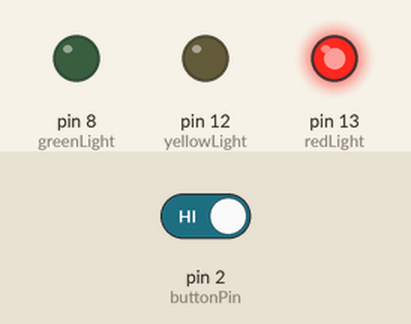
Bench run of a sketch on a simulated Arduino Uno, built with avr-gcc and run on an emulated ATmega328P. On the bench: output pins drawn as LEDs (lit = HIGH). Inputs (shaded band) come from the test bench; at power-on: pin 2 (buttonPin) HIGH.

Above: at 10.8 s.
10.9 s: pin 2 (buttonPin) driven LOW
At 16.3 s:
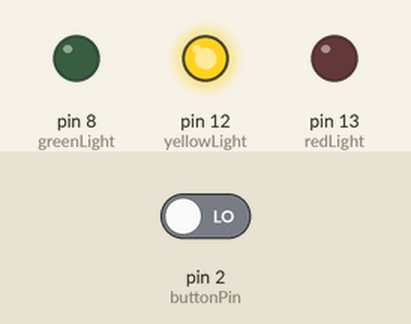
21.4 s: pin 2 (buttonPin) driven HIGH
At 27.4 s:
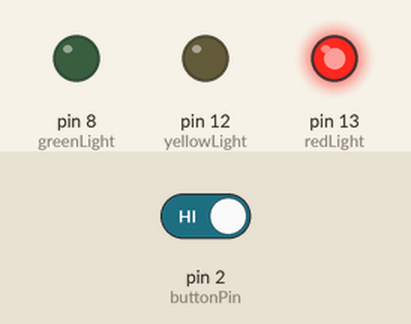
Timing chart, 0 to 28.9 s (numbered marks = the images above; inputs shaded):
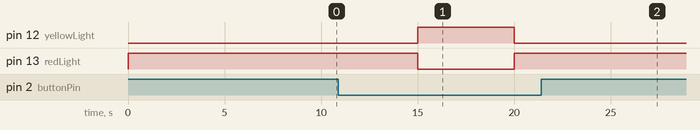

Measured:
- after the input at 10.9 s, pin 12 (yellowLight): LOW → HIGH after 4.1 s, → LOW 5.0 s later; pin 13 (redLight): HIGH → LOW after 4.1 s, → HIGH 5.0 s later
- after the input at 21.4 s, pin 8 (greenLight): stays LOW (without the input it goes to HIGH after 3.6 s); pin 12 (yellowLight): stays LOW (without the input it goes to HIGH after 8.6 s); pin 13 (redLight): stays HIGH (without the input it goes to LOW after 3.6 s)

The sketch:

code.ino
```cpp
const int redLight = 13;
const int yellowLight = 12;
const int greenLight = 8;
const int buttonPin = 2;

bool buttonPressed = false;
unsigned long previousMillis = 0;
const long interval = 5000;

enum LightState { GREEN, YELLOW, RED };
LightState currentState = GREEN;

void setup() {
  pinMode(redLight, OUTPUT);
  pinMode(yellowLight, OUTPUT);
  pinMode(greenLight, OUTPUT);
  pinMode(buttonPin, INPUT_PULLUP);

  digitalWrite(greenLight, HIGH);
  digitalWrite(yellowLight, LOW);
  digitalWrite(redLight, LOW);
}

void loop() {
  unsigned long currentMillis = millis();

  if (digitalRead(buttonPin) == HIGH) {
    buttonPressed = true;
  }

  if (buttonPressed) {
    digitalWrite(greenLight, LOW);
    digitalWrite(yellowLight, LOW);
    digitalWrite(redLight, HIGH);
    delay(5000);
    digitalWrite(redLight, LOW);
    digitalWrite(greenLight, HIGH);

    buttonPressed = false;
    previousMillis = currentMillis;
  }

  if (currentMillis - previousMillis >= interval) {
    previousMillis = currentMillis;

    switch (currentState) {
      case GREEN:
        digitalWrite(greenLight, LOW);
        digitalWrite(yellowLight, HIGH);
        currentState = YELLOW;
        break;

      case YELLOW:
        digitalWrite(yellowLight, LOW);
        digitalWrite(redLight, HIGH);
        currentState = RED;
        break;

      case RED:
        digitalWrite(redLight, LOW);
        digitalWrite(greenLight, HIGH);
        currentState = GREEN;
        break;
    }
  }
}
```
